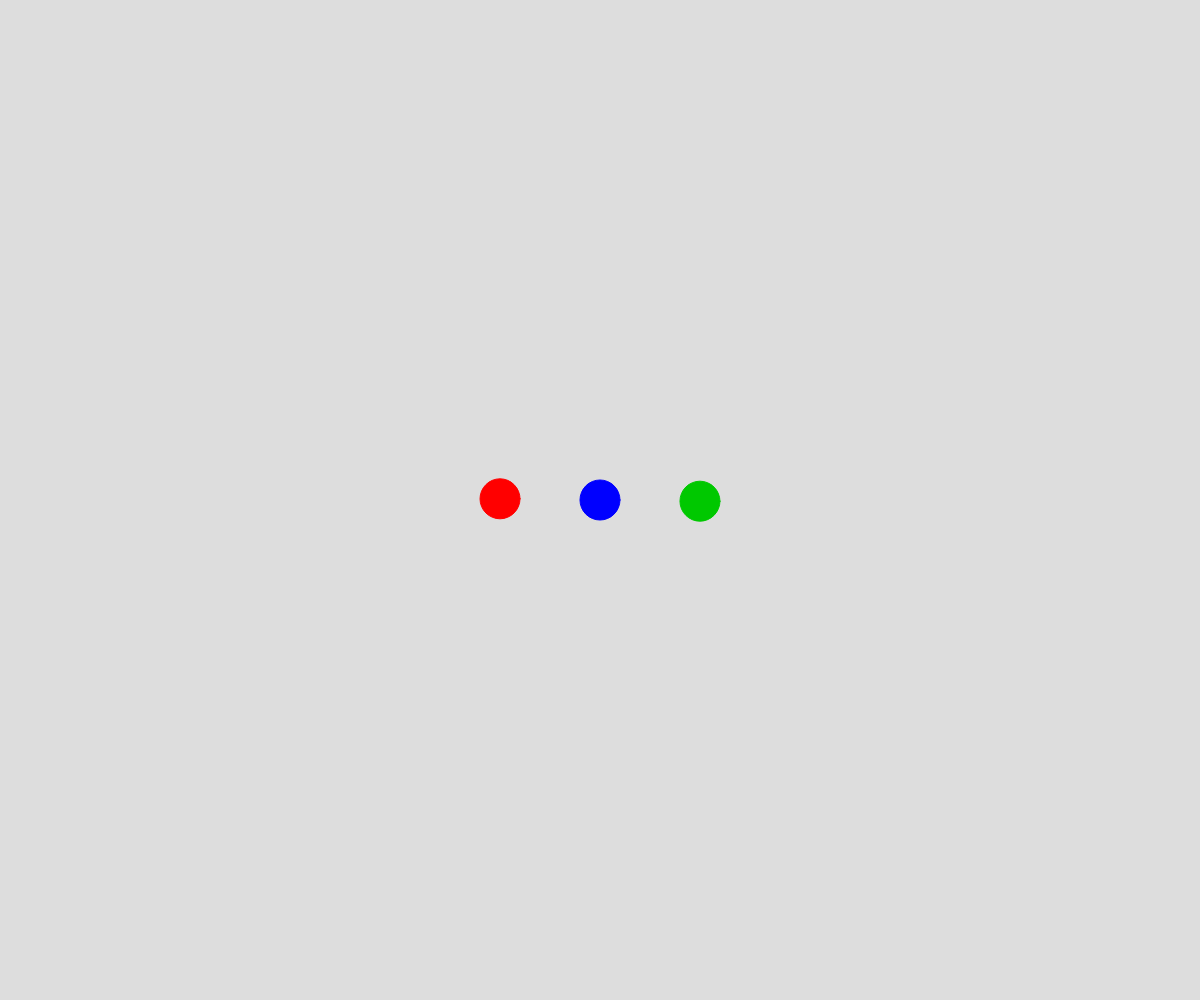
Frame 1 (no input)
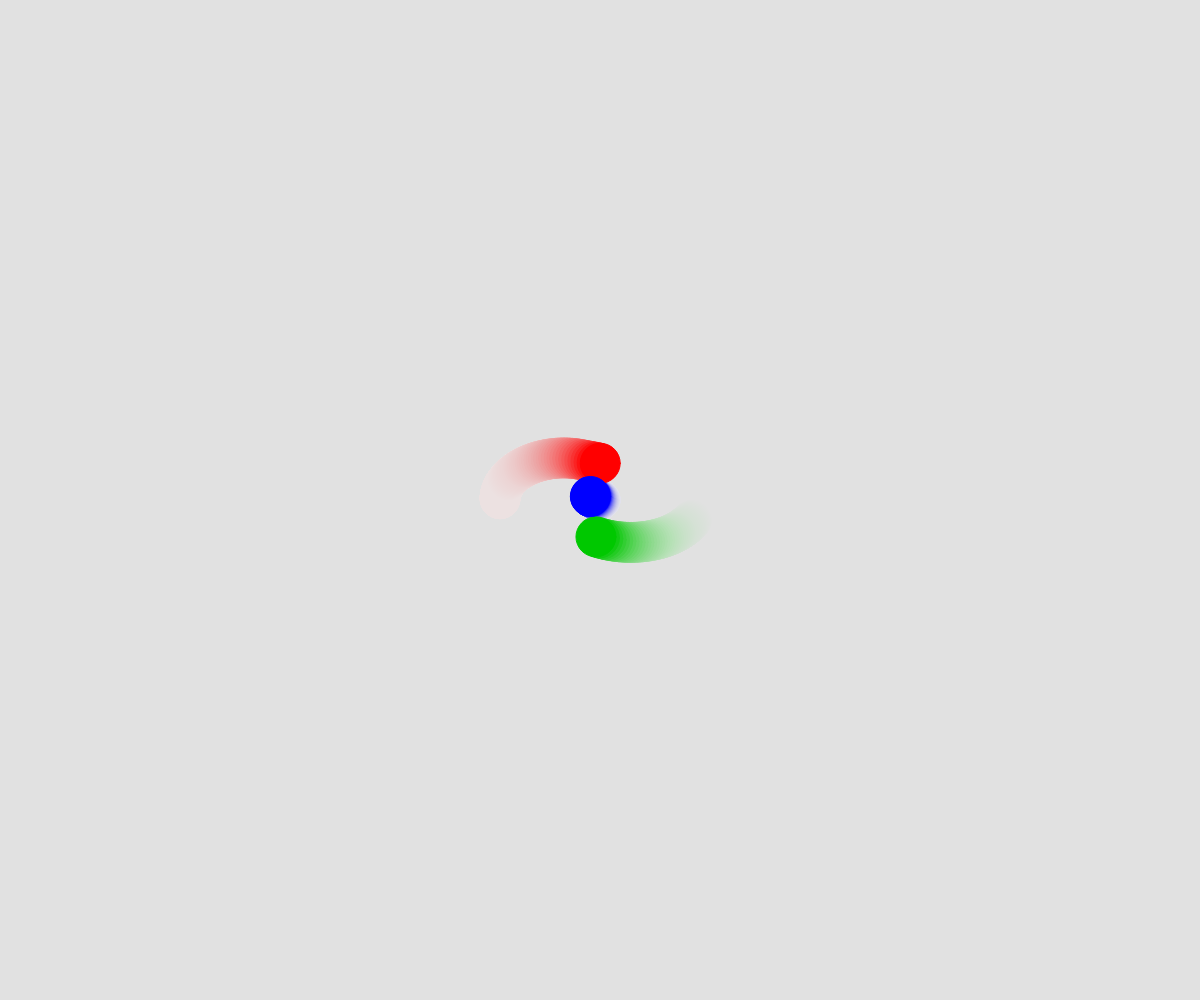
Frame 60 (no input)
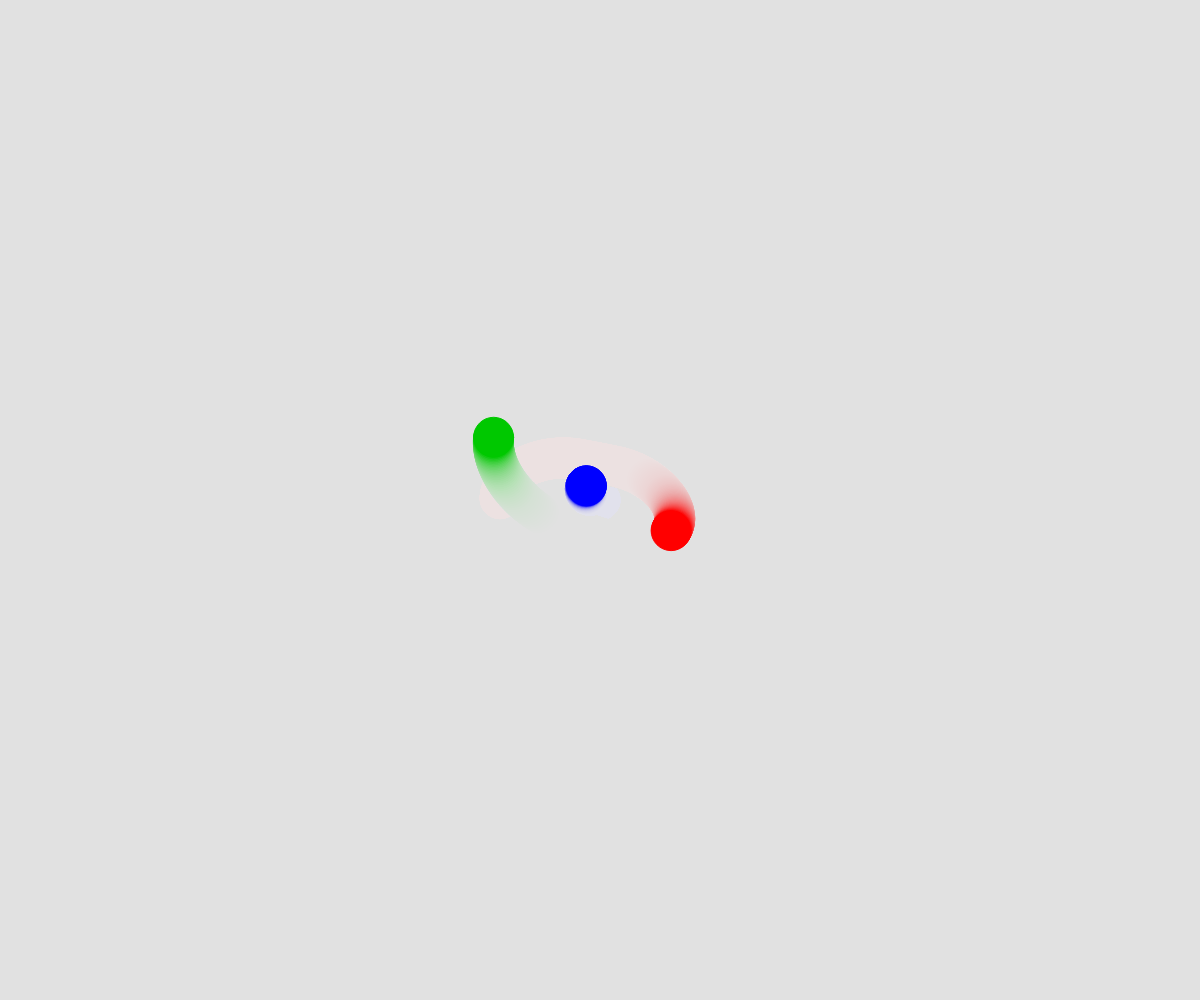
Frame 120 (the mouse pressed at the canvas centre since frame 60)

The p5.js sketch that drew these frames (run headless with seeded random() and noise() and a simulated clock; from frame 60 on, the mouse is pressed at the canvas centre):

// p5.js sketch
// ── sketch.js
let obj = []

function setup() {
  createCanvas(windowWidth,windowHeight);
  background(220);
  obj = [
    new planet(10,20,createVector(windowWidth/2-100,windowHeight/2),createVector(0,-1200),color(255,0,0)),
    new planet(5,20,createVector(windowWidth/2+100,windowHeight/2),createVector(0,1200),color(0,200,0)),
    new planet(50,20,createVector(windowWidth/2,windowHeight/2),createVector(0,0),color(0,0,255))
  ]
  console.log(obj[1])
}

function draw() {
  background(220,220,220,20)

  for (i = 0; i < 10; i++) {
    planet.updateAll(obj)
  }

  planet.drawAll(obj)
  
  
  
  
  
  
  
  
  
  
  
  
  
  
  
  
  
  
  
  
  
  
  
  /*background(220);
  
  ob1.addForce(ob2)
  ob1.addForce(ob3)

  ob2.addForce(ob1)
  ob2.addForce(ob3)

  ob3.addForce(ob1)
  ob3.addForce(ob2)

  ob1.update()
  ob2.update()
  ob3.update()

  ob1.draw()
  ob2.draw()
  ob3.draw()*/
  //console.log(ob1.vel)



  //ob1.accel = createVector(0.1, 0.1)
  //ob1.vel.add(ob1.accel)
  //ob1.pos.add(ob1.vel)
}



// ── planet.js
var G = 10
var dt = 0.0001
var maxF = 1000000

class planet{
	constructor(mass,size,position,velocity,color){
		this.mass = mass
		this.size = size
		this.pos = position
		this.vel = velocity
		this.col = color
		this.accel = createVector(0,0)
	}
	draw(){
		push()
		ellipseMode(RADIUS)
  	fill(this.col)
  	stroke(this.col)
  	circle(this.pos.x,this.pos.y,this.size)
		pop()
	}
	addForce(planet2){
		let r = p5.Vector.sub(planet2.pos, this.pos)
		r.normalize()

		let a = p5.Vector.mult(r, (G * planet2.mass) / p5.Vector.dist(this.pos, planet2.pos))
		if (this.checkColide(planet2)) a = createVector(0,0)

		this.accel.add(a)

		//this.pos.x = Math.abs((this.pos.x + windowWidth) % windowWidth)
		//this.pos.y = Math.abs((this.pos.y + windowHeight) % windowHeight)
		if (this.pos.x < 0) this.pos.x = 0
		if (this.pos.x > windowWidth) this.pos.x = windowWidth
		if (this.pos.y < 0) this.pos.y = 0
		if (this.pos.y > windowHeight) this.pos.y = windowHeight
	}
	update(){
		this.vel.add(this.accel)
		this.pos.add(p5.Vector.mult(this.vel, dt))
		this.accel = createVector(0,0)
	}
	checkColide(planet2){
		let dist = this.pos.dist(planet2.pos)
		let minDist = this.size + planet2.size
		if (dist < minDist) return true
		else return false
	}
	static updateAll(planets){
		for (let i = 0; i < planets.length; i++){
			for (let j = 0; j < planets.length; j++){
				if (i != j){
					planets[i].addForce(planets[j])
				}
			}
		}
		for (let i = 0; i < planets.length; i++){
			planets[i].update()
		}
	}
	static drawAll (planets){
		for (let i = 0; i < planets.length; i++){
			planets[i].draw()
		}
	}
}
